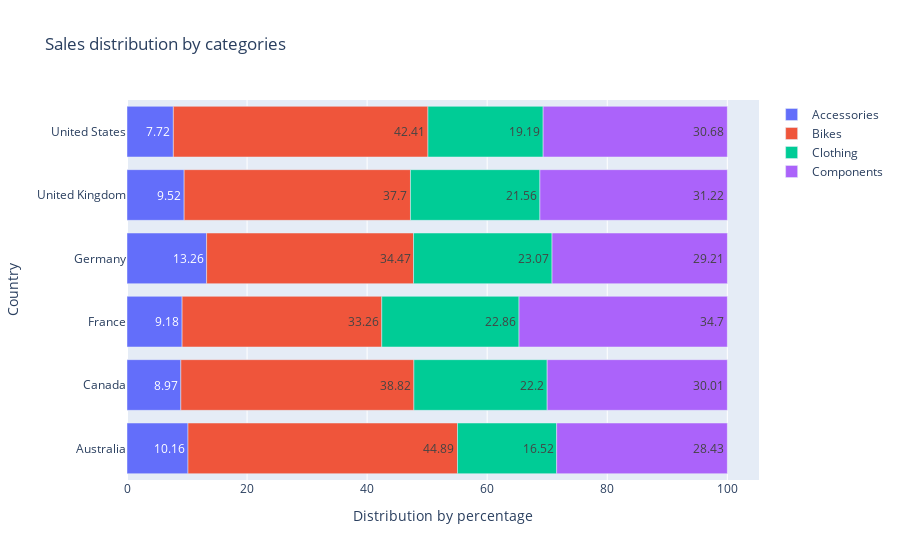

Notebook cell for this chart:
### Code cell
fig4 = go.Figure(data = [
    go.Bar(y= df4.index, x= df4['Accessories%'], name='Accessories', text=df4['Accessories%'],orientation='h'),
    go.Bar(y=df4.index, x=df4['Bikes%'], name = 'Bikes', text=df4['Bikes%'],orientation='h'),
    go.Bar(y=df4.index, x=df4['Clothing%'], name='Clothing', text=df4['Clothing%'],orientation='h'),
    go.Bar(y=df4.index, x=df4['Components%'], name = 'Components', text=df4['Components%'],orientation='h')
])
fig4.update_yaxes(title = 'Country')
fig4.update_xaxes(title = 'Distribution by percentage')
fig4.update_layout(barmode = 'relative', title = 'Sales distribution by categories')
fig4.show()

### Figure 1 — Plotly figure (JSON) as saved in the notebook; plotly's stock layout.template omitted (floating-point values rounded to 4 significant figures)
{"data": [{"name": "Accessories", "orientation": "h", "text": [10.16, 8.97, 9.18, 13.26, 9.52, 7.72], "type": "bar", "x": [10.16, 8.97, 9.18, 13.26, 9.52, 7.72], "y": ["Australia", "Canada", "France", "Germany", "United Kingdom", "United States"]}, {"name": "Bikes", "orientation": "h", "text": [44.89, 38.82, 33.26, 34.47, 37.7, 42.41], "type": "bar", "x": [44.89, 38.82, 33.26, 34.47, 37.7, 42.41], "y": ["Australia", "Canada", "France", "Germany", "United Kingdom", "United States"]}, {"name": "Clothing", "orientation": "h", "text": [16.52, 22.2, 22.86, 23.07, 21.56, 19.19], "type": "bar", "x": [16.52, 22.2, 22.86, 23.07, 21.56, 19.19], "y": ["Australia", "Canada", "France", "Germany", "United Kingdom", "United States"]}, {"name": "Components", "orientation": "h", "text": [28.43, 30.01, 34.7, 29.21, 31.22, 30.68], "type": "bar", "x": [28.43, 30.01, 34.7, 29.21, 31.22, 30.68], "y": ["Australia", "Canada", "France", "Germany", "United Kingdom", "United States"]}], "layout": {"barmode": "relative", "title": {"text": "Sales distribution by categories"}, "xaxis": {"title": {"text": "Distribution by percentage"}}, "yaxis": {"title": {"text": "Country"}}}}
